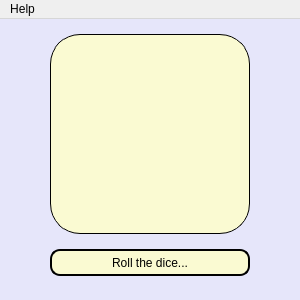
<?xml version="1.0" encoding="UTF-8"?>
<ui version="4.0">
 <class>MainWindow</class>
 <widget class="QMainWindow" name="MainWindow">
  <property name="geometry">
   <rect>
    <x>0</x>
    <y>0</y>
    <width>300</width>
    <height>300</height>
   </rect>
  </property>
  <property name="sizePolicy">
   <sizepolicy hsizetype="Fixed" vsizetype="Fixed">
    <horstretch>0</horstretch>
    <verstretch>0</verstretch>
   </sizepolicy>
  </property>
  <property name="minimumSize">
   <size>
    <width>300</width>
    <height>300</height>
   </size>
  </property>
  <property name="maximumSize">
   <size>
    <width>300</width>
    <height>300</height>
   </size>
  </property>
  <property name="windowTitle">
   <string>Dice Simulator</string>
  </property>
  <property name="styleSheet">
   <string notr="true">QMainWindow {
	background-color: #E6E6FA;
}

QPushButton {
	border: 1.5px solid black;
	border-radius: 10px;
	background-color: #FAFAD2;
}

QPushButton:pressed {
	background-color: #FFEFD5;
}
</string>
  </property>
  <widget class="QWidget" name="centralwidget">
   <widget class="QLabel" name="outputLabel">
    <property name="geometry">
     <rect>
      <x>60</x>
      <y>25</y>
      <width>180</width>
      <height>180</height>
     </rect>
    </property>
    <property name="font">
     <font>
      <pointsize>30</pointsize>
     </font>
    </property>
    <property name="autoFillBackground">
     <bool>false</bool>
    </property>
    <property name="frameShape">
     <enum>QFrame::NoFrame</enum>
    </property>
    <property name="frameShadow">
     <enum>QFrame::Sunken</enum>
    </property>
    <property name="lineWidth">
     <number>0</number>
    </property>
    <property name="text">
     <string notr="true"/>
    </property>
    <property name="scaledContents">
     <bool>true</bool>
    </property>
    <property name="alignment">
     <set>Qt::AlignCenter</set>
    </property>
    <property name="wordWrap">
     <bool>true</bool>
    </property>
    <property name="margin">
     <number>0</number>
    </property>
   </widget>
   <widget class="QPushButton" name="pushButton">
    <property name="geometry">
     <rect>
      <x>50</x>
      <y>230</y>
      <width>200</width>
      <height>27</height>
     </rect>
    </property>
    <property name="text">
     <string>Roll the dice...</string>
    </property>
   </widget>
   <widget class="QLabel" name="ouputLabelFrame">
    <property name="enabled">
     <bool>true</bool>
    </property>
    <property name="geometry">
     <rect>
      <x>50</x>
      <y>15</y>
      <width>200</width>
      <height>200</height>
     </rect>
    </property>
    <property name="font">
     <font>
      <pointsize>30</pointsize>
     </font>
    </property>
    <property name="autoFillBackground">
     <bool>false</bool>
    </property>
    <property name="styleSheet">
     <string notr="true">border: 1px solid black;
border-radius: 30px;
background-color: #FAFAD2;</string>
    </property>
    <property name="frameShape">
     <enum>QFrame::Panel</enum>
    </property>
    <property name="frameShadow">
     <enum>QFrame::Sunken</enum>
    </property>
    <property name="text">
     <string notr="true"/>
    </property>
    <property name="scaledContents">
     <bool>true</bool>
    </property>
    <property name="alignment">
     <set>Qt::AlignCenter</set>
    </property>
    <property name="wordWrap">
     <bool>true</bool>
    </property>
    <property name="margin">
     <number>0</number>
    </property>
   </widget>
   <zorder>pushButton</zorder>
   <zorder>ouputLabelFrame</zorder>
   <zorder>outputLabel</zorder>
  </widget>
  <widget class="QMenuBar" name="menuBar">
   <property name="geometry">
    <rect>
     <x>0</x>
     <y>0</y>
     <width>300</width>
     <height>24</height>
    </rect>
   </property>
   <widget class="QMenu" name="menuAbout">
    <property name="title">
     <string>Help</string>
    </property>
    <addaction name="actionLicense"/>
   </widget>
   <addaction name="menuAbout"/>
  </widget>
  <action name="actionLicense">
   <property name="text">
    <string>About Dice Simulator</string>
   </property>
  </action>
 </widget>
 <resources/>
 <connections/>
</ui>
